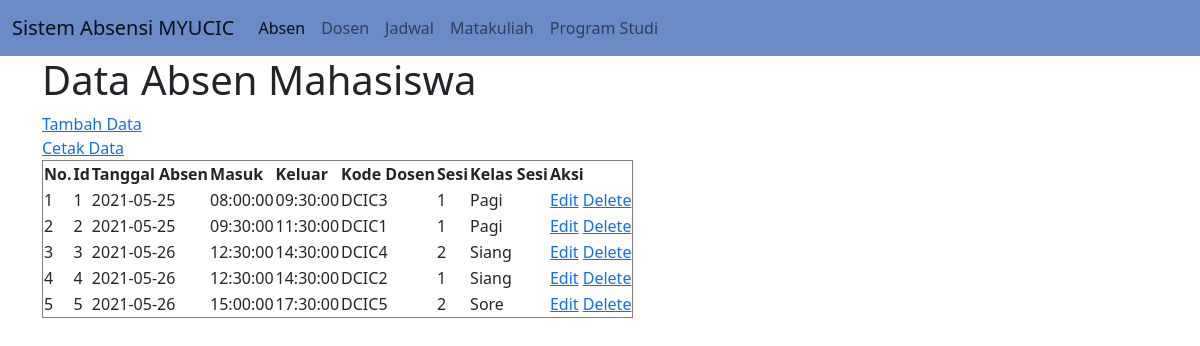
The page / on the database its author committed.
### tables this page shows
CREATE TABLE `tblabsen` (
  `idabsen` int(5) NOT NULL,
  `tglabsen` date NOT NULL,
  `masuk` time NOT NULL,
  `keluar` time NOT NULL,
  `kodedosen` varchar(5) NOT NULL,
  `sesi` char(1) NOT NULL,
  `kelassesi` varchar(8) NOT NULL
);

### connection.php (called while the page is built)
<?php
class Connection
{
    public function get_connection()
    {
        $host = "localhost";
        $database = "absensi_mahasiswa";
        $username = "root";
        $password = "";
        $connect = new mysqli($host, $username, $password, $database);
        return $connect;
    }
}
?>

### model.php (called while the page is built, shortened)
<?php
include 'connection.php';
class Model extends Connection
{
    public function __construct()
    {
        $this->conn = $this->get_connection();
    }
    public function tampil_data_absen()
    {
        $sql = "SELECT * FROM tblabsen";
        $bind = $this->conn->query($sql);
        while ($obj = $bind->fetch_object()) {
            $baris[] = $obj;
        }
        if (!empty($baris)) {
            return $baris;
        }
    }
}

### index.php (the view, shortened to what this page needs)
<?php
include 'model.php';
$model = new Model();
$index = 1;
?>
<!doctype html>
<html lang="en">
<head>
    <link href="https://cdn.jsdelivr.net/npm/bootstrap@5.0.0-beta3/dist/css/bootstrap.min.css" rel="stylesheet">
</head>
<body>
<nav class="navbar navbar-expand-lg navbar-light" style="background-color: #6a8bc5;">
  <div class="container-fluid">
    <a class="navbar-brand" href="#">Sistem Absensi MYUCIC</a>
    <div class="collapse navbar-collapse" id="navbarNav">
      <ul class="navbar-nav">
        <li class="nav-item">
          <a class="nav-link active" aria-current="page" href="index.php">Absen</a>
        </li>
        <li class="nav-item">
          <a class="nav-link" href="dosen.php">Dosen</a>
        </li>
        <li class="nav-item">
          <a class="nav-link" href="jadwal.php">Jadwal</a>
        </li>
        <li class="nav-item">
          <a class="nav-link" href="matakuliah.php">Matakuliah</a>
        </li>
        <li class="nav-item">
          <a class="nav-link" href="prodi.php">Program Studi</a>
        </li>
      </ul>
    </div>
  </div>
</nav>
<div class="container">
        <h1>Data Absen Mahasiswa</h1>
        <a href="create_absen.php">Tambah Data</a>
        <br>
        <a href="print_absen.php" target="_blank">Cetak Data</a>
        <br>
        <table border="1">
            <thead>
                <tr>
                    <th>No.</th>
                    <th>Id</th>
                    <th>Tanggal Absen</th>
                    <th>Masuk</th>
                    <th>Keluar</th>
                    <th>Kode Dosen</th>
                    <th>Sesi</th>
                    <th>Kelas Sesi</th>
                    <th>Aksi</th>
                </tr>
            </thead>
            <tbody>
                <?php
                $result = $model->tampil_data_absen();
                if (!empty($result)) {
                    foreach ($result as $data) : ?>
                        <tr>
                            <td><?= $index++ ?></td>
                            <td><?= $data->idabsen ?></td>
                            <td><?= $data->tglabsen ?></td>
                            <td><?= $data->masuk ?></td>
                            <td><?= $data->keluar ?></td>
                            <td><?= $data->kodedosen ?></td>
                            <td><?= $data->sesi ?></td>
                            <td><?= $data->kelassesi ?></td>
                            <td>
                                <a name="edit" id="edit" href="edit_absen.php?id=<?= $data->idabsen ?>">Edit</a>
                                <a name="hapus" id="hapus" href="process.php?absen_id=<?= $data->idabsen ?>">Delete</a>
                            </td>
                        </tr>
                    <?php endforeach;
                } else { ?>
                <tr>
                    <td colspan="9">Belum ada data pada tabel absen mahasiswa.</td>
                </tr>
                <?php } ?>
            </tbody>
        </table>
    </div>
</body>
</html>

### rows shown on the page
tblabsen: idabsen "1", tglabsen "2021-05-25", masuk "08:00:00", keluar "09:30:00", kodedosen "DCIC3", sesi "1", kelassesi "Pagi"
tblabsen: idabsen "2", tglabsen "2021-05-25", masuk "09:30:00", keluar "11:30:00", kodedosen "DCIC1", sesi "1", kelassesi "Pagi"
tblabsen: idabsen "3", tglabsen "2021-05-26", masuk "12:30:00", keluar "14:30:00", kodedosen "DCIC4", sesi "2", kelassesi "Siang"
tblabsen: idabsen "4", tglabsen "2021-05-26", masuk "12:30:00", keluar "14:30:00", kodedosen "DCIC2", sesi "1", kelassesi "Siang"
tblabsen: idabsen "5", tglabsen "2021-05-26", masuk "15:00:00", keluar "17:30:00", kodedosen "DCIC5", sesi "2", kelassesi "Sore"
